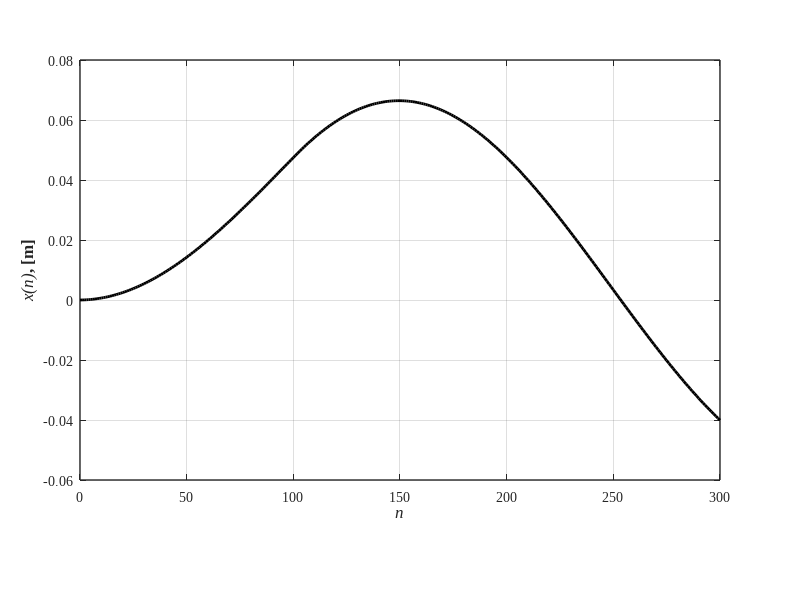

Reproduce this figure in MATLAB.
%% Example 4-5: Response of a damped SDOF under rectangular dynamic/pulse loading

clear; close all; clc
%%

m  = 25;                % mass
c  = 30;                % damping
k  = 6000;              % stiffness
F0 = 300;               % Force amplitude
T  = 0.1;
wn = sqrt(k/m);         % Natural frequency
zeta = c/(2*sqrt(m*k)); % damping factor
Ts = 0.001;             % sampling period
N  = 301;               % sampling times
wd=wn*sqrt(1-zeta^2);   % damped frequency

%%
for n=1:N
    if n<=T/Ts+1; F(n)=F0; else F(n)=0; end %force
end
n = [1:N];
g = Ts*exp(-(n-1)*zeta*wn*Ts).*sin((n-1)*wd*Ts)/(m*wd);

% discrete-time impulse response
c0= conv(F,g);%convolution sum
c = c0(1:N);  % plot to N samples
n = [0:N-1];
axes('position',[0.1 0.2 0.8 0.7])

figure(1)
set(figure(1), 'Position', [200   100   883   400])
    hold on; grid on; box on;
    plot(n,c,'-k','LineWidth',2);

set(gca, 'LineWidth',1, 'FontWeight','normal', 'FontName','Times New Roman', 'FontSize',10)               
xlabel('{\itn}', 'fontsize',12, 'fontname','Times New Roman','FontWeight','Bold')
ylabel('{\itx(n)}, [m]', 'fontsize',12, 'fontname','Times New Roman','FontWeight','Bold')

%%
print('EX_4_5','-dpng')
